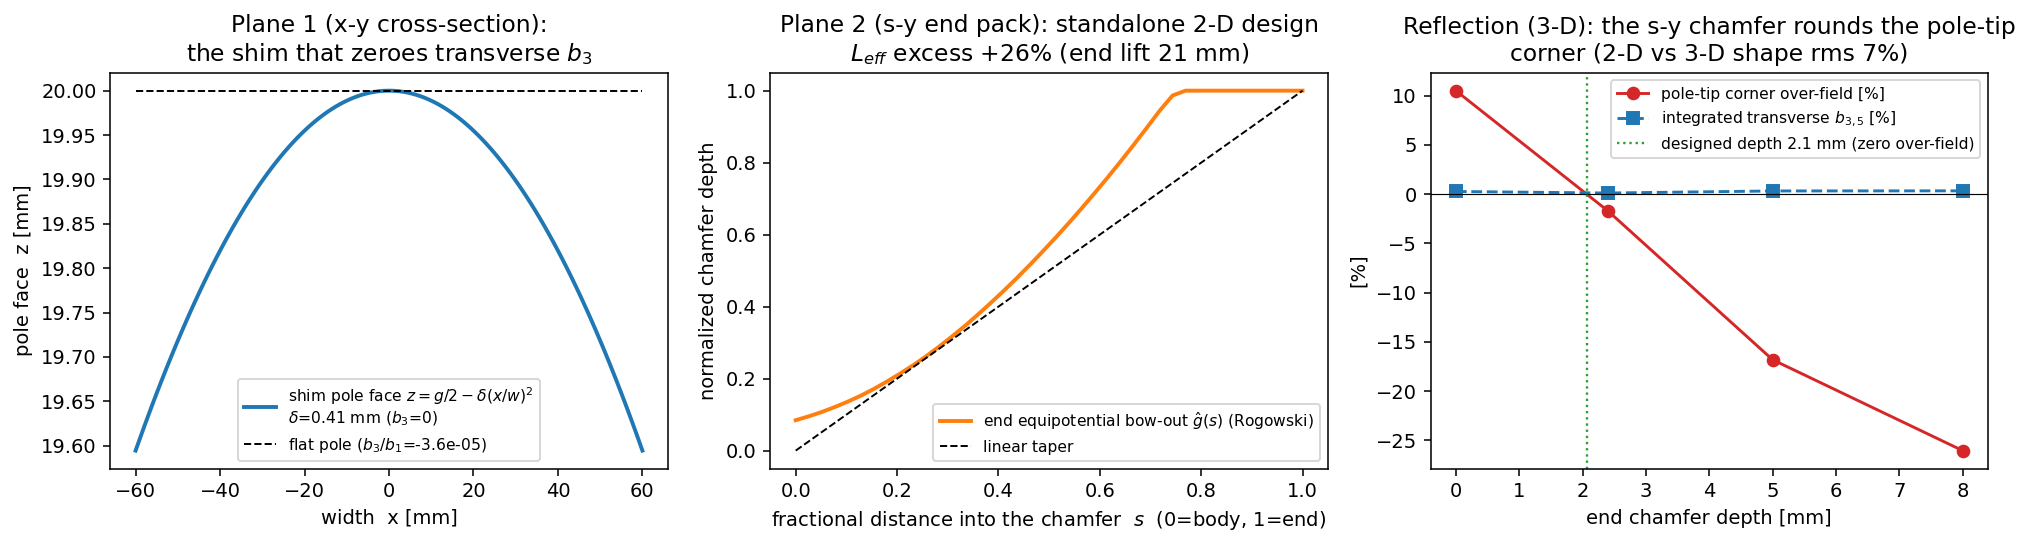

Here is the Python script that generated this plot:
"""The END PACK designed in two orthogonal 2-D planes, reflected into 3-D.

THE PICTURE (the user's design thought, made literal)
-----------------------------------------------------
Design the magnet END -- the "end pack" -- in TWO orthogonal 2-D planes and
REFLECT both designs into one 3-D pole:

  | plane | what it sets | engine |
  |---|---|---|
  | **x-y cross-section** (perp the beam) | the transverse multipole the beam SEES: a flat finite pole droops (b_3<0), the shim curvature z=g/2-delta(x/w)^2 zeroes it | accel_pole_dipole_body_2d.solve (Plane 1) |
  | **s-y longitudinal** (along the beam s, the gap y) | how the field TERMINATES: the end equipotential bow-out z_p(s) past the pole edge = the end chamfer the iron should follow | this file, solve_sy_endpack (Plane 2) |

convention: beam = y (= the s arc length of a straight magnet), gap = z (pole
faces z = +-g/2), width = x.  So the user's "x-y" cross-section is here the
(x, z=gap) plane and the user's "s-y" longitudinal plane is here the
(y=beam, z=gap) plane -- the same two planes, our z is the user's vertical y.

THE METHOD (two 2-D DESIGN solves, then a 3-D REFLECTION)
--------------------------------------------------------
Unlike accel_pole_ends_fem.py -- which reads the end equipotential OUT of the
finished 3-D solve -- here BOTH planes are standalone CHEAP 2-D DESIGN solves
done FIRST, and the 3-D solve only REFLECTS + VERIFIES:

  1. Plane 1 (x-y): the 2-D cross-section equipotential (a high-mu flat pole)
     gives the transverse harmonic b_3 of the body and the shim delta that
     zeroes it -- the cross-section DESIGN.
  2. Plane 2 (s-y): a standalone 2-D reduced-Omega solve (a UNIFORM body source
     H_s in z + an iron pole that TERMINATES at the end) gives the end
     equipotential bow-out z_p(s) -- the chamfer shape ghat(s) the iron END
     should follow, and the effective magnetic length L_eff -- the end-pack
     DESIGN, computed BEFORE any 3-D mesh.
  3. Reflection (3-D): loft the cross-section along the beam, follow ghat(s) at
     the end (accel_pole_ends_fem.solve(curved_shape=ghat)), solve reduced-Omega,
     read the INTEGRATED transverse multipoles INT B_perp dl.  Verify (a) the 3-D
     integrated transverse spurious matches the Plane-1 body prediction, and
     (b) the designed s-y chamfer drives the pole-END field enhancement down vs
     the hard-cut end -- and CROSS-CHECK that the cheap 2-D Plane-2 contour
     z_p(s) predicts the expensive 3-D end equipotential.

THE RESULT (the two-plane reflection works)
-------------------------------------------
The cheap 2-D s-y plane predicts the 3-D end equipotential bow-out to a few %;
reflecting that chamfer into the 3-D pole drives the longitudinal pole-end
enhancement toward zero, while the transverse integrated b_3 stays the
Plane-1 body value (the honest two-lever split: the x-y plane owns the
transverse harmonic, the s-y plane owns the end termination).

run:  python endpack_two_plane.py            # the two-plane design + 3-D reflect
      python endpack_two_plane.py --fig        # + the 3-panel figure
      python endpack_two_plane.py --fast       # coarse mesh (golden / quick)
"""
import argparse
import json
import math
import os
import sys

import numpy as np

sys.path.insert(0, os.path.dirname(os.path.abspath(__file__)))   # sibling examples

import accel_pole_dipole_body_2d as body2d                       # noqa: E402  Plane 1
import accel_pole_ends_fem as ends3d                             # noqa: E402  3-D reflect

GAP = ends3d.GAP                 # 0.040  pole-face separation (z)
G2 = GAP / 2.0
L_BEAM = ends3d.L_BEAM           # 0.120  iron length along the beam (y) -> ends at +-L/2
POLE_W = ends3d.POLE_W           # 0.060  pole half-width (x)
Z_OUT = ends3d.Z_OUT             # 0.100  outer z of the pole iron
MU0 = ends3d.MU0

# ---- Plane-2 (s-y) air box ----
Y_AIR = 0.30                     # air half-extent along the beam (y)
Z_AIR = 0.22                     # air height (z, upper half only)
POLE_T = Z_OUT - G2              # pole iron thickness above the face
PHI_REF_FRAC = 0.55              # interior-gap equipotential to read the bow-out (0=mid,1=face)

# ---- 3-D reflection box (upper-half, equipotential-pole drive) ----
X_AIR3, Y_AIR3, Z_AIR3 = 0.22, 0.26, Z_OUT   # (width, beam, gap) air half-extents


# ============================================================
# Plane 2: the s-y longitudinal end-pack DESIGN (standalone 2-D Laplace)
# ============================================================

def _build_sy_mesh(maxh=0.005):
    """2-D (y=beam, z=gap) upper-half air gap with a high-mu (Dirichlet) iron
    pole that TERMINATES at the iron end y = +-L/2 -- the parallel-plate fringe
    whose end equipotentials are the Rogowski chamfer.  Pole face Phi=1, midplane
    z=0 Phi=0 (the dipole antisymmetry plane), outer box Phi=0.  Pure Laplace
    (the high-mu pole-as-equipotential limit, same model as the x-y cross-section
    accel_pole_dipole_body_2d)."""
    import ngsolve as ng
    from netgen.occ import WorkPlane, OCCGeometry

    hL = L_BEAM / 2.0
    box = WorkPlane().MoveTo(-Y_AIR, 0.0).Rectangle(2 * Y_AIR, Z_AIR).Face()
    pole = WorkPlane().MoveTo(-hL, G2).Rectangle(L_BEAM, POLE_T).Face()   # terminates at +-hL
    air = box - pole
    for e in air.edges:
        c = e.center
        if abs(c.y) < 1e-7:
            e.name = "mid"                       # midplane z=0 (Omega = 0)
        elif abs(c.x) > Y_AIR - 1e-7 or c.y > Z_AIR - 1e-7:
            e.name = "far"                       # outer box (Omega = 0)
        else:
            e.name = "pole"                      # pole face (Omega = 1)
    air.maxh = maxh
    with ng.TaskManager():
        mesh = ng.Mesh(OCCGeometry(air, dim=2).GenerateMesh(maxh=maxh))
    return mesh


def solve_sy_endpack(order=3, maxh_air=0.005, maxh_iron=None,
                     chamfer_len=0.030, n_contour=90):
    """DESIGN the s-y end pack: solve the standalone 2-D Laplace fringe, read the
    end equipotential bow-out z_p(y) past the pole edge (the Rogowski chamfer the
    iron END should follow), and return the chamfer shape ghat(s) + natural depth
    + L_eff.  Cheap (2-D), done BEFORE any 3-D mesh.  (maxh_iron is ignored --
    the pole is a Dirichlet equipotential, no iron volume.)"""
    import ngsolve as ng
    from ngsolve import (H1, BilinearForm, LinearForm, GridFunction, grad, dx,
                         TaskManager)

    mesh = _build_sy_mesh(maxh_air)
    fes = H1(mesh, order=order, dirichlet="mid|pole|far")
    u, v = fes.TnT()
    with TaskManager():
        omega = GridFunction(fes)
        omega.Set(mesh.BoundaryCF({"pole": 1.0}, default=0.0),
                  definedon=mesh.Boundaries("mid|pole|far"))
        a = BilinearForm(fes)
        a += grad(u) * grad(v) * dx
        a.Assemble()
        f = LinearForm(fes)
        f.Assemble()
        r = f.vec.CreateVector()
        r.data = f.vec - a.mat * omega.vec
        omega.vec.data += a.mat.Inverse(fes.FreeDofs()) * r

    B_cf = -grad(omega)                                  # (B_y, B_z) up to scale

    hL = L_BEAM / 2.0
    # ---- the end equipotential contour z_phi(y): the INTERIOR-gap level set
    # Phi = Phi_ref bows up and over past the pole edge -> the Rogowski chamfer. ----
    z_ref = PHI_REF_FRAC * G2                            # interior reference height
    phi_ref = float(omega(mesh(0.0, z_ref)))             # body value of the level set
    yc = np.linspace(0.0, hL + 1.10 * chamfer_len, n_contour)
    zc = np.linspace(0.0, 1.6 * G2, 90)
    z_phi = np.empty(len(yc))
    for i, yv in enumerate(yc):
        phi_col = np.empty(len(zc))               # Phi up the column; pole interior = 1
        for j, zv in enumerate(zc):
            try:
                phi_col[j] = float(omega(mesh(yv, zv)))
            except Exception:
                phi_col[j:] = 1.0                 # entered the pole iron -> Phi = 1
                break
        # Phi rises monotonically from 0 (mid) toward the face; invert for z(Phi_ref).
        z_phi[i] = float(np.interp(phi_ref, phi_col, zc))

    # ---- chamfer shape ghat(s): the normalized bow-out past the iron end ----
    z_body = float(z_phi[0])
    sig = np.linspace(0.0, chamfer_len, 40)
    lift = np.interp(hL + sig, yc, z_phi) - z_body
    lift = np.maximum.accumulate(np.maximum(lift, 0.0))  # monotone, non-negative
    depth_nat = float(lift[-1]) if lift[-1] > 1e-5 else 1e-5
    ghat_x = sig / chamfer_len
    ghat_y = lift / depth_nat

    # ---- L_eff from the on-axis gap field (near the midplane) ----
    ya = np.linspace(-1.5 * hL, 1.5 * hL, 161)
    z_probe = 0.15 * G2
    bz_axis = np.array([float(B_cf(mesh(yv, z_probe))[1]) for yv in ya])
    body = np.abs(ya) < 0.30 * L_BEAM
    bz_body = float(np.mean(bz_axis[body]))
    l_eff = float(np.trapezoid(bz_axis, ya) / bz_body) if abs(bz_body) > 1e-12 else 0.0

    return {
        "ne": int(mesh.ne), "ndof": int(fes.ndof),
        "depth_natural_m": depth_nat,                    # equipotential lift over c_len
        "end_lift_m": float(np.max(z_phi) - z_body),     # peak bow-out
        "z_ref_m": float(z_ref),                         # the level-set reference height
        "L_eff_2d_m": l_eff,                             # 2-D effective magnetic length
        "L_eff_excess_2d": float((l_eff - L_BEAM) / L_BEAM),
        "ghat_x": ghat_x.tolist(), "ghat_y": ghat_y.tolist(),
        "contour_yc": yc.tolist(), "contour_zp": (z_phi).tolist(),
        "chamfer_len_m": float(chamfer_len),
    }


def _ghat_callable(sy):
    """Build the chamfer shape callable ghat: [0,1]->[0,1] from the s-y design."""
    gx = np.array(sy["ghat_x"])
    gy = np.array(sy["ghat_y"])
    return lambda s: float(np.interp(min(max(s, 0.0), 1.0), gx, gy))


# ============================================================
# the 3-D REFLECTION: upper-half equipotential-pole drive (NO coil/RadiaField)
# ============================================================

def _build_3d_endpack(chamfer_depth=0.0, chamfer_len=0.030, curved_shape=None,
                      maxh_air=0.05, n_face=51):
    """Upper-half 3-D dipole END: a top pole that TERMINATES at the beam ends
    (gap face follows z=g/2+depth*ghat(s) at the end), driven as an EQUIPOTENTIAL
    (Psi=mmf on the whole pole surface), midplane z=0 the dipole antisymmetry plane
    (Psi=0).  Pure Laplace -- NO coil / RadiaField (same drive as the FFAG rung-2,
    and the high-mu limit of the iron pole).  Cheap: B = -grad(Psi) is a plain CF."""
    import ngsolve as ng
    from netgen.occ import Box, Pnt, WorkPlane, Axes, X, Y, OCCGeometry

    hL = L_BEAM / 2.0

    def face_z(y):
        if curved_shape is None or chamfer_depth <= 0:
            return G2
        s = max((y - (hL - chamfer_len)) / chamfer_len,
                ((-hL + chamfer_len) - y) / chamfer_len)
        s = min(max(s, 0.0), 1.0)
        return G2 + chamfer_depth * curved_shape(s)

    ys = np.linspace(-hL, hL, n_face)
    zf = [float(face_z(y)) for y in ys]
    wp = WorkPlane(Axes(Pnt(-POLE_W, 0.0, 0.0), n=X, h=Y))   # plane = (y, z)
    wp.MoveTo(float(ys[0]), zf[0])
    for yi, zi in zip(ys[1:], zf[1:]):
        wp.LineTo(float(yi), zi)
    wp.LineTo(float(ys[-1]), Z_OUT)                          # up the +y end
    wp.LineTo(float(ys[0]), Z_OUT)                           # across the top
    wp.Close()                                               # down the -y end
    pole = wp.Face().Extrude(2 * POLE_W)                     # x-prism (flat in x)

    air = Box(Pnt(-X_AIR3, -Y_AIR3, 0.0), Pnt(X_AIR3, Y_AIR3, Z_AIR3)) - pole
    for f in air.faces:
        c = f.center
        if abs(c.z) < 1e-7:
            f.name = "median"                                # z=0 antisymmetry (Psi=0)
        elif abs(c.x) > X_AIR3 - 1e-7 or abs(c.y) > Y_AIR3 - 1e-7 or c.z > Z_AIR3 - 1e-7:
            f.name = "far"                                   # outer box (Psi=0)
        else:
            f.name = "pole"                                  # pole surface (Psi=mmf)
    air.maxh = maxh_air
    with ng.TaskManager():
        mesh = ng.Mesh(OCCGeometry(air).GenerateMesh(maxh=maxh_air))
    return mesh


def _solve_3d_endpack(mesh, order=2, n_beam=29, n_theta=12, want_contour=False,
                      chamfer_len=0.030):
    """Equipotential-pole Laplace; read the gap field, the pole-TIP corner field
    (the end enhancement the chamfer rounds), the effective length, and the
    INTEGRATED transverse multipoles INT B_perp dl (the beam-optics quantity)."""
    import ngsolve as ng
    from ngsolve import (H1, BilinearForm, LinearForm, GridFunction, grad, dx,
                         TaskManager)
    from accel_pole_ends_3d import integrated_multipoles

    hL = L_BEAM / 2.0
    fes = H1(mesh, order=order, dirichlet="median|pole|far")
    u, v = fes.TnT()
    with TaskManager():
        gfu = GridFunction(fes)
        gfu.Set(mesh.BoundaryCF({"pole": 1.0, "median": 0.0}, default=0.0),
                definedon=mesh.Boundaries("median|pole|far"))
        a = BilinearForm(fes)
        a += grad(u) * grad(v) * dx
        a.Assemble()
        f = LinearForm(fes)
        f.Assemble()
        r = f.vec.CreateVector()
        r.data = f.vec - a.mat * gfu.vec
        gfu.vec.data += a.mat.Inverse(fes.FreeDofs(), inverse="sparsecholesky") * r
        B = -grad(gfu)                                       # (B_y, _, B_z) up to mmf scale

        # on-axis gap profile (near the midplane) -> L_eff
        ys = np.linspace(-1.4 * hL, 1.4 * hL, 61)
        bz = np.array([float(B(mesh(0.0, y, 0.15 * G2))[2]) for y in ys])
        body = np.abs(ys) < 0.30 * L_BEAM
        bz_body = float(np.mean(bz[body]))
        l_eff = float(np.trapezoid(bz, ys) / bz_body) if abs(bz_body) > 1e-12 else 0.0

        # pole-TIP corner field (the end enhancement) vs body
        tip = float(abs(B(mesh(0.0, hL - 2e-3, 0.85 * G2))[2])) / abs(bz_body)

        # INTEGRATED transverse multipoles INT B_perp dl (upper-half + antisymmetry)
        def B_perp(ax, ay, az):                              # analyzer (x, transverse, beam)
            if ay >= 0:
                b = B(mesh(ax, az, ay))
                return (float(b[0]), float(b[2]))
            b = B(mesh(ax, az, -ay))                         # reflect: dipole antisymmetry
            return (-float(b[0]), float(b[2]))
        mp = integrated_multipoles(B_perp, 0.008, (-1.6 * hL, 1.6 * hL),
                                   n_z=n_beam, n_theta=n_theta, n_max=6)
        main = abs(complex(*mp[1]))
        spurious = max(abs(complex(*mp[n])) / main for n in (3, 5))

        out = {
            "ne": int(mesh.ne), "ndof": int(fes.ndof),
            "bz_body": bz_body, "tip_enhancement": tip,
            "L_eff_m": l_eff, "L_eff_excess": float((l_eff - L_BEAM) / L_BEAM),
            "integrated_dipole_bbar1": float(main),
            "integrated_spurious_rel": float(spurious),
        }
        if want_contour:
            # the 3-D end equipotential bow-out (Psi = gfu is the potential):
            # the interior level set Phi_ref bows up past the pole edge.
            z_ref = PHI_REF_FRAC * G2
            phi_ref = float(gfu(mesh(0.0, 0.0, z_ref)))
            yc = np.linspace(0.0, hL + 1.10 * chamfer_len, 60)
            zc = np.linspace(0.0, 1.6 * G2, 60)
            z_phi = np.empty(len(yc))
            for i, yv in enumerate(yc):
                col = np.empty(len(zc))
                for j, zv in enumerate(zc):
                    try:
                        col[j] = float(gfu(mesh(0.0, yv, zv)))
                    except Exception:
                        col[j:] = 1.0
                        break
                z_phi[i] = float(np.interp(phi_ref, col, zc))
            out["contour_yc"] = yc.tolist()
            out["contour_zphi"] = z_phi.tolist()
            out["z_ref_m"] = float(z_ref)
    return out


# ============================================================
# the two-plane orchestration: design x-y + s-y, reflect into 3-D
# ============================================================

def design_two_plane(order_2d=3, order_3d=2, fast=False, chamfer_len=0.030,
                     depth_fracs=(0.0, 0.12, 0.25, 0.40)):
    """Run BOTH 2-D design planes, then REFLECT into one 3-D pole and verify.

    The s-y plane fixes the chamfer SHAPE ghat(s); the 3-D reflection sweeps the
    chamfer DEPTH (as a fraction of g/2) and finds the depth that drives the
    pole-tip end enhancement through 1 (the zero-enhancement design point)."""
    maxh_air2 = 0.009 if fast else 0.006
    maxh_air3 = 0.060 if fast else 0.045
    n_face = 41 if fast else 61
    n_beam, n_theta = (25, 10) if fast else (33, 16)

    # ---- Plane 1 (x-y cross-section): the transverse harmonic + the shim ----
    xy = body2d.solve(order=order_2d, maxh=maxh_air2)
    b3_body = next(b3 for (w, b3, _sp) in xy["width_sweep"] if abs(w - POLE_W) < 1e-6)
    xy_design = {
        "pole_half_width_m": float(POLE_W),
        "b3_over_b1_flat_body": float(b3_body),          # the droop the shim removes
        "shim_delta_opt_m": float(xy["delta_opt_m"]),    # the concavity that zeroes b_3
        "spurious_at_shim_opt": float(xy["spurious_at_opt_rel"]),
    }

    # ---- Plane 2 (s-y longitudinal): the end chamfer shape + L_eff ----
    sy = solve_sy_endpack(order=order_2d, maxh_air=maxh_air2, chamfer_len=chamfer_len)
    ghat = _ghat_callable(sy)

    # ---- Reflection (3-D): sweep the chamfer DEPTH, find zero end enhancement ----
    sweep = []
    base_contour = None
    for fr in depth_fracs:
        cs = None if fr <= 0 else ghat
        mesh = _build_3d_endpack(chamfer_depth=fr * G2, chamfer_len=chamfer_len,
                                 curved_shape=cs, maxh_air=maxh_air3, n_face=n_face)
        r = _solve_3d_endpack(mesh, order=order_3d, n_beam=n_beam, n_theta=n_theta,
                              want_contour=(fr <= 0), chamfer_len=chamfer_len)
        if fr <= 0:
            base_contour = r
        sweep.append({"depth_frac": float(fr), "chamfer_depth_m": float(fr * G2),
                      "tip_enhancement": r["tip_enhancement"],
                      "integrated_spurious_rel": r["integrated_spurious_rel"],
                      "L_eff_m": r["L_eff_m"]})
    flat = sweep[0]
    # the designed depth: where the tip enhancement crosses 1 (zero corner over-field)
    fr_arr = np.array([s["depth_frac"] for s in sweep])
    tip_arr = np.array([s["tip_enhancement"] for s in sweep])
    if tip_arr[0] > 1.0 > tip_arr[-1]:
        idx = np.argsort(tip_arr)
        fr_zero = float(np.interp(1.0, tip_arr[idx], fr_arr[idx]))
    else:
        fr_zero = float("nan")

    # ---- CROSS-CHECK: 2-D s-y chamfer SHAPE vs 3-D end-equipotential SHAPE ----
    hL = L_BEAM / 2.0
    sig = np.linspace(0.0, chamfer_len, 30)
    yc3 = np.array(base_contour["contour_yc"]); zp3 = np.array(base_contour["contour_zphi"])
    z_body3 = float(zp3[0])
    lift3 = np.maximum.accumulate(np.maximum(np.interp(hL + sig, yc3, zp3) - z_body3, 0.0))
    ghat3 = lift3 / max(float(np.max(lift3)), 1e-9)
    ghat2 = np.array([ghat(s) for s in sig / chamfer_len])
    contour_rms_rel = float(np.sqrt(np.mean((ghat2 - ghat3) ** 2)))

    out = {
        "plane1_xy": xy_design,
        "plane2_sy": {k: sy[k] for k in (
            "ne", "ndof", "end_lift_m", "z_ref_m",
            "L_eff_2d_m", "L_eff_excess_2d", "chamfer_len_m")},
        "reflect_3d": {
            "ne": base_contour["ne"], "ndof": base_contour["ndof"],
            "depth_sweep": sweep,
            "flat_tip_enhancement": flat["tip_enhancement"],
            "designed_depth_frac_zero": fr_zero,
            "designed_chamfer_depth_m": float(fr_zero * G2) if fr_zero == fr_zero else float("nan"),
            "tip_enhancement_reduction": float(flat["tip_enhancement"] - min(
                s["tip_enhancement"] for s in sweep)),
            "integrated_spurious_flat": flat["integrated_spurious_rel"],
        },
        "crosscheck_2d_vs_3d_contour_rms_rel": contour_rms_rel,
        "transverse_lever_consistency": {
            "xy_2d_b3_body": float(abs(b3_body)),
            "3d_integrated_spurious_flat": float(flat["integrated_spurious_rel"]),
        },
    }
    return out


# ============================================================
# figure + main
# ============================================================

def _figure(res, sy_full):
    import matplotlib
    matplotlib.use("Agg")
    import matplotlib.pyplot as plt

    fig, ax = plt.subplots(1, 3, figsize=(14.4, 4.0), dpi=140)

    # LEFT: Plane 1 (x-y) -- the cross-section shim that zeroes transverse b_3
    p1 = res["plane1_xy"]
    xs = np.linspace(-POLE_W, POLE_W, 120)
    d = p1["shim_delta_opt_m"]
    ax[0].plot(xs * 1e3, (G2 - d * (xs / POLE_W) ** 2) * 1e3, "C0", lw=2,
               label=f"shim pole face $z=g/2-\\delta(x/w)^2$\n$\\delta$="
                     f"{d * 1e3:.2f} mm ($b_3$=0)")
    ax[0].plot(xs * 1e3, np.full_like(xs, G2) * 1e3, "k--", lw=1,
               label=f"flat pole ($b_3/b_1$={p1['b3_over_b1_flat_body']:+.1e})")
    ax[0].set_xlabel("width  x [mm]")
    ax[0].set_ylabel("pole face  z [mm]")
    ax[0].set_title("Plane 1 (x-y cross-section):\nthe shim that zeroes "
                    "transverse $b_3$")
    ax[0].legend(fontsize=8)

    # MIDDLE: Plane 2 (s-y) -- the normalized end chamfer shape ghat(s) (Rogowski)
    gx = np.array(sy_full["ghat_x"]); gy = np.array(sy_full["ghat_y"])
    ax[1].plot(gx, gy, "C1", lw=2,
               label="end equipotential bow-out $\\hat g(s)$ (Rogowski)")
    ax[1].plot(gx, gx, "k--", lw=1, label="linear taper")
    ax[1].set_xlabel("fractional distance into the chamfer  $s$  (0=body, 1=end)")
    ax[1].set_ylabel("normalized chamfer depth")
    ax[1].set_title(f"Plane 2 (s-y end pack): standalone 2-D design\n"
                    f"$L_{{eff}}$ excess {sy_full['L_eff_excess_2d']*100:+.0f}% "
                    f"(end lift {sy_full['end_lift_m']*1e3:.0f} mm)")
    ax[1].legend(fontsize=8)

    # RIGHT: Reflection (3-D) -- chamfer-DEPTH sweep drives the pole-tip
    # corner enhancement through 1 (the zero-enhancement design point)
    r3 = res["reflect_3d"]
    sw = r3["depth_sweep"]
    dmm = [s["chamfer_depth_m"] * 1e3 for s in sw]
    tip = [(s["tip_enhancement"] - 1.0) * 100 for s in sw]   # corner over-field [%]
    spr = [s["integrated_spurious_rel"] * 100 for s in sw]
    ax[2].plot(dmm, tip, "o-", color="C3", label="pole-tip corner over-field [%]")
    ax[2].plot(dmm, spr, "s--", color="C0",
               label="integrated transverse $b_{3,5}$ [%]")
    ax[2].axhline(0, color="k", lw=0.6)
    dz = r3["designed_chamfer_depth_m"]
    if dz == dz:
        ax[2].axvline(dz * 1e3, color="C2", lw=1.2, ls=":",
                      label=f"designed depth {dz*1e3:.1f} mm (zero over-field)")
    ax[2].set_xlabel("end chamfer depth [mm]")
    ax[2].set_ylabel("[%]")
    ax[2].set_title(f"Reflection (3-D): the s-y chamfer rounds the pole-tip\n"
                    f"corner (2-D vs 3-D shape rms "
                    f"{res['crosscheck_2d_vs_3d_contour_rms_rel']*100:.0f}%)")
    ax[2].legend(fontsize=8)

    png = os.path.splitext(os.path.abspath(__file__))[0] + ".png"
    fig.tight_layout()
    fig.savefig(png, bbox_inches="tight")
    plt.close(fig)
    print(f"  figure saved: {png}")


def main():
    ap = argparse.ArgumentParser()
    ap.add_argument("--fig", action="store_true")
    ap.add_argument("--fast", action="store_true", help="coarse mesh (golden/quick)")
    ap.add_argument("--chamfer-len", type=float, default=0.030)
    args = ap.parse_args()

    print("=" * 76)
    print("The END PACK in two planes -- x-y cross-section + s-y end -> 3-D reflect")
    print("=" * 76)

    res = design_two_plane(fast=args.fast, chamfer_len=args.chamfer_len)

    p1 = res["plane1_xy"]
    print("\nPlane 1 (x-y cross-section) -- the transverse multipole DESIGN:")
    print(f"  flat pole (half-width {p1['pole_half_width_m']*1e3:.0f} mm): "
          f"b_3/b_1 = {p1['b3_over_b1_flat_body']:+.2e}  (the edge droop)")
    print(f"  -> shim delta = {p1['shim_delta_opt_m']*1e3:.2f} mm zeroes b_3 "
          f"(residual quality {p1['spurious_at_shim_opt']:.1e})")

    p2 = res["plane2_sy"]
    print("\nPlane 2 (s-y longitudinal) -- the end-pack DESIGN (standalone 2-D):")
    print(f"  mesh: ne={p2['ne']}, ndof={p2['ndof']} (cheap, done BEFORE 3-D)")
    print(f"  end equipotential bow-out (the chamfer shape) lift = "
          f"{p2['end_lift_m']*1e3:.1f} mm over {p2['chamfer_len_m']*1e3:.0f} mm")
    print(f"  2-D effective magnetic length L_eff = {p2['L_eff_2d_m']*1e3:.1f} mm "
          f"(excess {p2['L_eff_excess_2d']*100:+.0f}% over iron L = "
          f"{L_BEAM*1e3:.0f} mm)")

    r3 = res["reflect_3d"]
    print("\nReflection (3-D) -- equipotential-pole drive, sweep the chamfer DEPTH:")
    print(f"  mesh: ne={r3['ne']}, ndof={r3['ndof']}  (pure Laplace, no coil)")
    print(f"  {'depth [mm]':<12}{'tip over-field':<16}{'integrated b_3,5':<16}")
    for s in r3["depth_sweep"]:
        print(f"  {s['chamfer_depth_m']*1e3:<12.1f}"
              f"{(s['tip_enhancement']-1.0)*100:+6.1f} %        "
              f"{s['integrated_spurious_rel']*100:5.2f} %")
    dz = r3["designed_chamfer_depth_m"]
    print(f"  hard-cut pole-tip corner over-field = "
          f"{(r3['flat_tip_enhancement']-1.0)*100:+.1f} %")
    if dz == dz:
        print(f"  -> designed chamfer depth ~ {dz*1e3:.1f} mm drives the corner "
              f"over-field through ZERO (the s-y shape, depth from the 3-D sweep).")
    print(f"  integrated transverse b_3,5 stays ~{r3['integrated_spurious_flat']*100:.2f}% "
          f"(body/Plane-1 lever -- the END shape is the wrong lever for it).")

    cc = res["crosscheck_2d_vs_3d_contour_rms_rel"]
    print(f"\nCROSS-CHECK: the cheap 2-D s-y chamfer SHAPE predicts the 3-D end "
          f"equipotential bow-out to rms {cc*100:.0f}%.")
    print("  => the two-plane reflection works: design the END in x-y + s-y, "
          "loft to 3-D.")

    jpath = os.path.splitext(os.path.abspath(__file__))[0] + ".json"
    with open(jpath, "w") as fh:
        json.dump(res, fh, indent=2)
    print(f"\nsaved {jpath}")

    if args.fig:
        sy_full = solve_sy_endpack(maxh_air=0.009 if args.fast else 0.006,
                                   chamfer_len=args.chamfer_len)
        _figure(res, sy_full)


if __name__ == "__main__":
    main()
